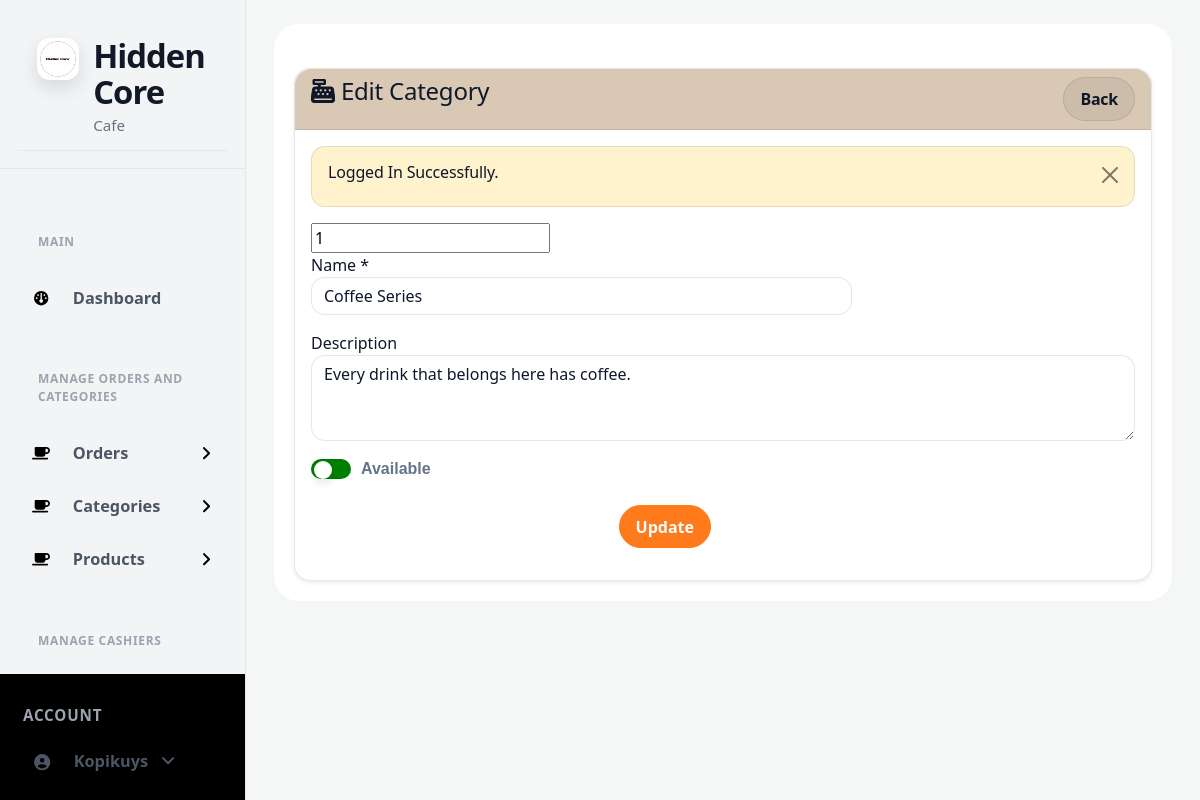
/admin/assets/categories-edit.php?id=1 (signed in), run on the app's committed database.
### tables this page shows
CREATE TABLE `categories` (
  `id` int(11) NOT NULL,
  `name` varchar(191) NOT NULL,
  `description` mediumtext DEFAULT NULL,
  `status` tinyint(1) NOT NULL DEFAULT 0 COMMENT '0=available,1=not available'
);

### admin/assets/categories-edit.php (the view, shortened to what this page needs)
<?php include ('includes/header.php'); ?>
<link rel="stylesheet" href="https://cdnjs.cloudflare.com/ajax/libs/font-awesome/6.0.0/css/all.min.css">
<div class="container-fluid px-4">
    <div class="card mt-4 shadow-sm beige-card">
        <div class="card-header beige-card-header">
            <h4 class="mb-0">
                <i class="fas fa-cash-register"></i> Edit Category
                <a href="categories.php" class="btn btn-secondary float-end"> Back </a>
            </h4>
        </div>
        <div class="card-body">
            <form action="code.php" method="POST">
                <?php
                $parmValue = checkParamId('id');
                $category = getById('categories', $parmValue);
                if($category['status'] == 200)
                {
                ?>
                <input type = "Not Available" name = "categoryId" value = "<?= $category['data']['id']; ?>">
                <div class="row">
                <div class="col-md-8 mb-3">
                        <label for="">Name *</label>
                        <input type="text" name="name" value = "<?= $category['data']['name']; ?>" required class="form-control" />
                    </div>
                <div class="col-md-12 mb-3">
                        <label for="">Description </label>
                        <textarea name="description" class="form-control" rows="3"><?= $category['data']['description']; ?></textarea>
                    </div>
                    <label class="status-container">
                    <div class="custom-checkbox"></div>
                    <span class="status-label">Available</span>
                    </label>
                    <div class="col-md-6 mb-3 text-end">
                        <br/>
                        <button type="submit" name="updateCategory" class="btn btn-primary">Update</button>
                    </div>
                </div>
                <?php
                }else {
                    echo '<h5>'.$category['message'].'</h5>';
                }
                ?>
                            </form>
                        </div>
                    </div>
                </div>
<?php include('includes/footer.php'); ?>

### admin/assets/css/custom.css (style rules this page uses)
:root { --hc-primary: #000000; --hc-secondary: #1A1A1A; --hc-bg: #FFFFFF; --hc-card: #F5F5F5; --hc-border: #E0E0E0; --hc-subtext: #555555; }
body { background-color: var(--hc-bg) !important; color: var(--hc-primary) !important; }
h1, h2, h3, h4, h5, h6, .h1, .h2, .h3, .h4, .h5, .h6 { color: var(--hc-primary) !important; }
.card { background-color: var(--hc-card) !important; border: 1px solid var(--hc-border) !important; }
.card-header { background-color: var(--hc-bg) !important; border-bottom: 1px solid var(--hc-border) !important; color: var(--hc-primary) !important; }
.btn-primary, .btn.btn-primary { background-color: var(--hc-primary) !important; border-color: var(--hc-primary) !important; color: #FFFFFF !important; }
.btn-secondary, .btn.btn-secondary { background-color: var(--hc-secondary) !important; border-color: var(--hc-secondary) !important; color: #FFFFFF !important; }
.form-control, .form-select, .select2-container--default .select2-selection--single { border-color: var(--hc-border) !important; }
.beige-card { background-color: var(--hc-card) !important; color: var(--hc-primary) !important; border: 1px solid var(--hc-border) !important; }
.beige-card-header { background-color: var(--hc-bg) !important; color: var(--hc-primary) !important; border-bottom: 1px solid var(--hc-border) !important; }
.form-control, .form-select { background-color: var(--hc-bg) !important; color: var(--hc-primary) !important; }

### admin/assets/css/hc-admin-theme.css (style rules this page uses)
:root { --hc-bg:#f5f7f7; --hc-surface:#ffffff; --hc-surface-2:#f0f4f4; --hc-border:rgba(17,24,39,.10); --hc-text:#0f172a; --hc-muted:#64748b; --hc-primary:#ff7a1a; --hc-primary-600:#e76300; --hc-primary-50:#fff1e7; --hc-shadow:0 10px 30px rgba(15,23,42,.08); --hc-shadow-sm:0 6px 16px rgba(15,23,42,.06); --hc-radius:16px; --hc-radius-sm:12px; --hc-ring:0 0 0 .25rem rgba(255,122,26,.22); }
body.sb-nav-fixed { background:var(--hc-bg) !important; color:var(--hc-text) !important; }
h1,h2,h3,h4,h5,h6, .h1,.h2,.h3,.h4,.h5,.h6 { color:var(--hc-text) !important; letter-spacing:-.01em; }
.container-fluid.px-4, .container-fluid.px-2 { padding-left:1.25rem !important; padding-right:1.25rem !important; }
.card { background:var(--hc-surface) !important; border:1px solid var(--hc-border) !important; border-radius:var(--hc-radius) !important; box-shadow:var(--hc-shadow-sm); }
.card-header { background:transparent !important; border-bottom:1px solid var(--hc-border) !important; border-top-left-radius:var(--hc-radius) !important; border-top-right-radius:var(--hc-radius) !important; }
.btn, .btn.btn-primary, .btn.btn-secondary, .btn.btn-success, .btn.btn-danger { border-radius:999px !important; padding:.55rem 1rem; font-weight:600; box-shadow:none !important; }
.btn-primary, .btn.btn-primary { background:var(--hc-primary) !important; border-color:var(--hc-primary) !important; color:#fff !important; }
.btn-secondary, .btn.btn-secondary { background:rgba(15,23,42,.06) !important; border-color:rgba(15,23,42,.10) !important; color:var(--hc-text) !important; }
.form-control, .form-select, .select2-container--default .select2-selection--single { border-radius:14px !important; border:1px solid var(--hc-border) !important; background:var(--hc-surface) !important; color:var(--hc-text) !important; }
.beige-card { background:var(--hc-surface) !important; color:var(--hc-text) !important; }
.beige-card-header { background:transparent !important; color:var(--hc-text) !important; }
.status-container { display:flex; align-items:center; gap:10px; cursor:pointer; font-size:.95rem; user-select:none; }
.custom-checkbox { width:44px; height:24px; background:rgba(15,23,42,.12); border-radius:999px; position:relative; transition:.25s ease; border:1px solid rgba(15,23,42,.10); }
.custom-checkbox::before { content:""; width:20px; height:20px; background:#fff; border-radius:50%; position:absolute; top:1px; left:2px; transition:.25s ease; box-shadow:0 4px 10px rgba(15,23,42,.12); }
.status-label { font-weight:700; color:var(--hc-muted); }

### data on the page
categories: categoryId "1", name "Coffee Series", description "Every drink that belongs here has coffee."

### other printed values
$_SESSION['loggedInUser']['username'] "Kopikuys"
$_SESSION['status'] "Logged In Successfully."
